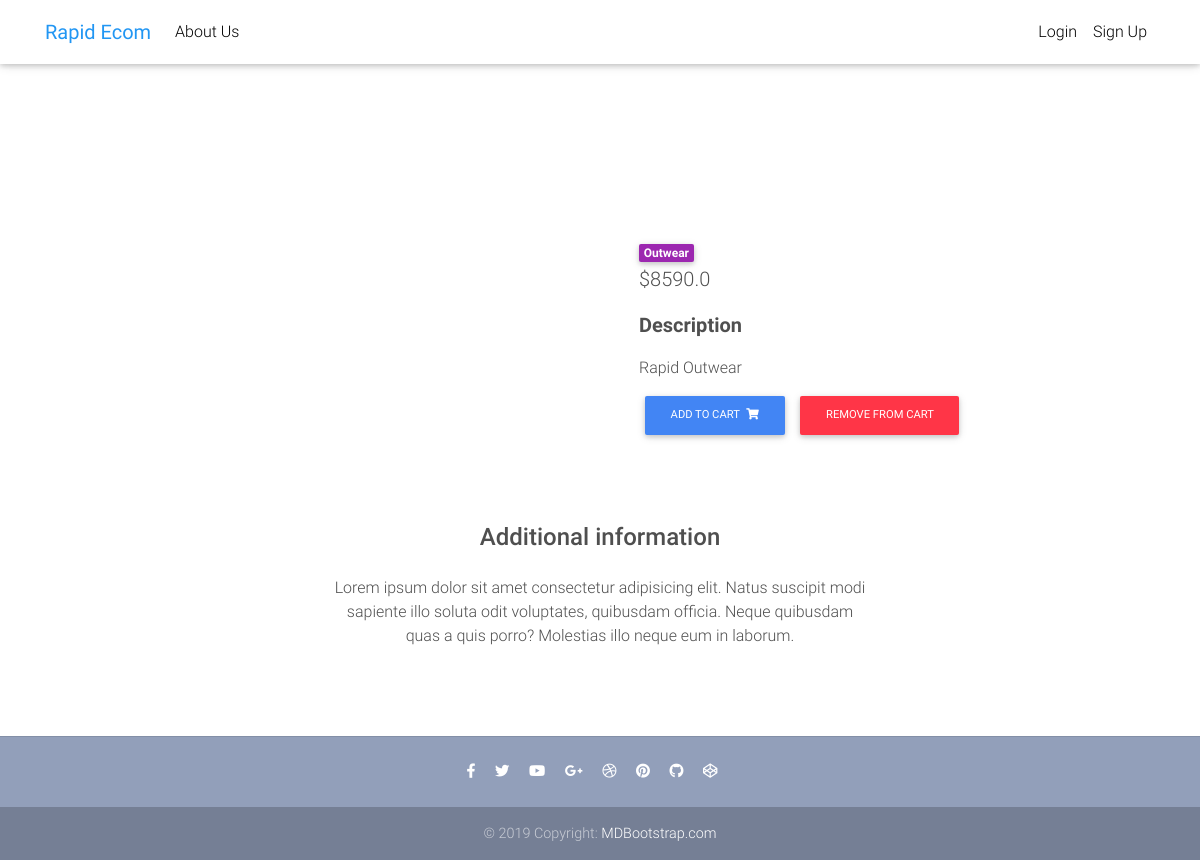
Screenshot of /ecom/product/test-product3/ with the database file from the repository.
### Ecommerce/models.py (models this page shows, shortened)
class Item(models.Model):
    title = models.CharField(max_length=100)
    price = models.FloatField()
    discount_price = models.FloatField(blank=True, null=True)
    category = models.CharField(choices=CATEGORY_CHOICES, max_length=2)
    label = models.CharField(choices=LABEL_CHOICES, max_length=1)
    slug = models.SlugField()
    description = models.TextField()
    def get_add_to_cart_url(self):
        return reverse("add_to_cart", kwargs={"slug": self.slug})
    def get_remove_from_cart_url(self):
        return reverse("remove_from_cart", kwargs={"slug": self.slug})

### Ecommerce/views.py (the view)
# urls.py: path("product/<slug>/", ItemDetailView.as_view(), name="product-page"),
class ItemDetailView(DetailView):
    model = Item
    template_name = "product-page.html"

### Ecommerce/templates/product-page.html (shortened to what this page needs)
{% extends 'base.html' %}
{% block content %}
<main class="mt-5 pt-4">
  <div class="container dark-grey-text mt-5">
    <div class="row wow fadeIn">
      <div class="col-md-6 mb-4">
      </div>
      <div class="col-md-6 mb-4">
        <div class="p-4">
          <div class="mb-3">
            <a href="">
              <span class="badge purple mr-1">{{ object.get_category_display }}</span>
            </a>
            <p class="lead">
              {% if object.discount_price %}
              <span class="mr-1">
                <del>${{ object.price }}</del>
              </span>
              <span>${{ object.discount_price }}</span>
              {% else %}
              <span>${{ object.price }}</span>
              {% endif %}
            </p>
            <p class="lead font-weight-bold">Description</p>
            <p>{{ object.description }}</p>
            <a href="{{ object.get_add_to_cart_url }}" class="btn btn-primary btn-md my-0 p">
              Add to cart
              <i class="fas fa-shopping-cart ml-1"></i>
            </a>
            <a href="{{ object.get_remove_from_cart_url }}" class="btn btn-danger btn-md my-0 p">
              Remove from cart
            </a>
          </div>
        </div>
      </div>
      <div class="row d-flex justify-content-center wow fadeIn">
        <div class="col-md-6 text-center">
          <h4 class="my-4 h4">Additional information</h4>
          <p>Lorem ipsum dolor sit amet consectetur adipisicing elit. Natus suscipit modi sapiente illo soluta odit
            voluptates,
            quibusdam officia. Neque quibusdam quas a quis porro? Molestias illo neque eum in laborum.</p>
        </div>
      </div>
      <div class="row wow fadeIn">
        <div class="col-lg-4 col-md-12 mb-4">
        </div>
        <div class="col-lg-4 col-md-6 mb-4">
        </div>
        <div class="col-lg-4 col-md-6 mb-4">
        </div>
      </div>
    </div>
</main>
{% endblock content %}

### Ecommerce/templates/base.html (style rules this page uses)
html, body, header, .carousel { height: 12vh; }

### rows the page displays
Item: category "Outwear", price "8590.0", description "Rapid Outwear"
